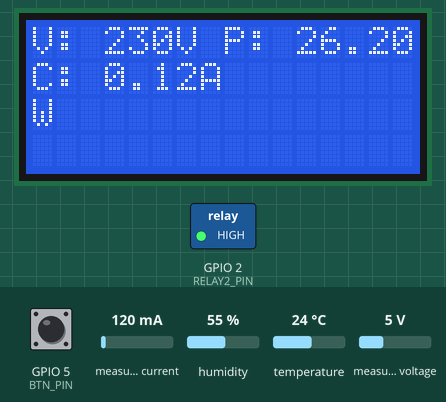
The program below on a simulated ESP32. Parts: 16×4 character LCD, switched loads named in the program (green lamp = pin HIGH). The test bench sets the inputs (shaded band); at power-on: GPIO 5 (BTN_PIN) LOW, measured current 120 mA, humidity 55 %, temperature 24 °C, measured voltage 5 V. WiFi joins after 1.5 s; servers stay silent unless stated; pins used as bus, display or sensor lines are not drawn; what the program prints to the serial monitor is not drawn.

Above: at 7.8 s.
7.9 s: GPIO 5 (BTN_PIN) pulled HIGH for 1 s
At 9.2 s:
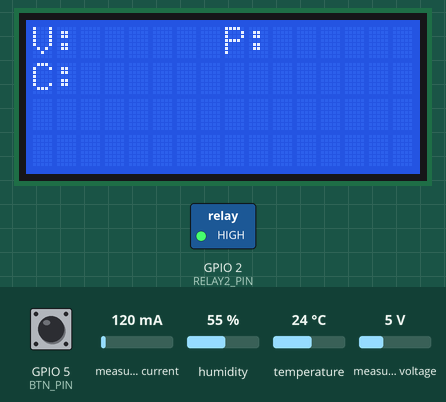
10.4 s: measured current set to 40 mA
At 12.4 s:
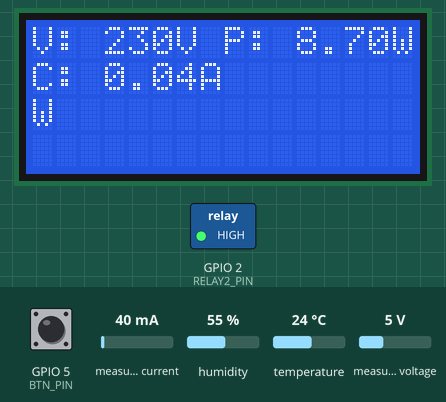
13.2 s: GPIO 5 (BTN_PIN) pulled HIGH for 0.2 s
At 14.6 s:
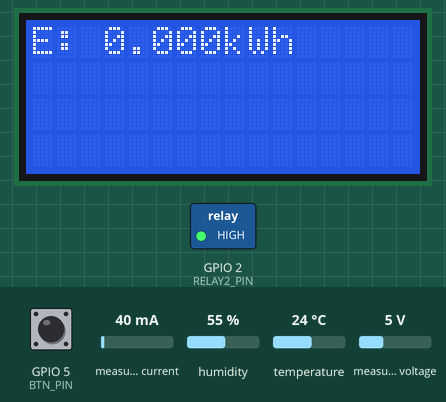
15.6 s: GPIO 5 (BTN_PIN) pulled HIGH for 0.2 s
At 16.8 s:
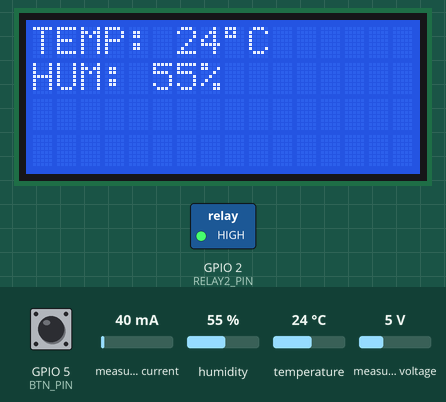
18.0 s: humidity set to 22 %
At 20.0 s:
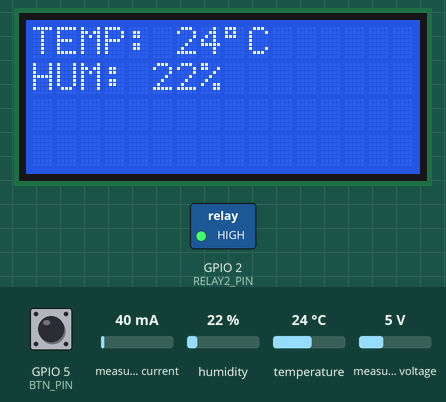
20.3 s: temperature set to 12 °C
At 22.5 s:
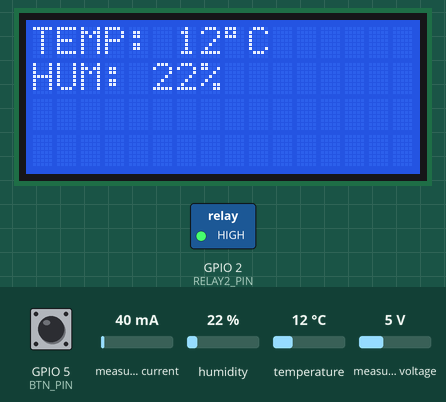
Timing chart, 0 to 23.7 s (numbered marks = the images above; inputs shaded):
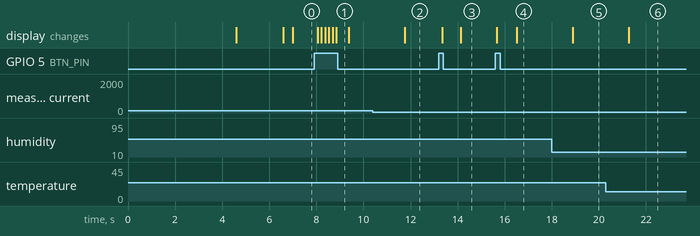

Measured:
- after the input at 7.9 s, the display: first changes after 0.15 s (image 1 shows a later state)
- after the input at 10.4 s, the display: changes after 1.4 s (image 2)
- after the input at 13.2 s, the display: first changes after 0.15 s (image 3 shows a later state)
- after the input at 15.6 s, the display: first changes after 0.06 s (image 4 shows a later state)
- after the input at 18.0 s, the display: changes after 0.89 s (image 5)
- after the input at 20.3 s, the display: changes after 0.97 s (image 6)

The program:

main.cpp
```cpp
#include <Arduino.h>
#include <Firebase_ESP_Client.h>
//#include <NTPClient.h>
//#include <DNSServer.h>
#include <WiFiManager.h>
#include <LiquidCrystal_I2C.h>
#include <PZEM004Tv30.h>
//#include <ESP32Servo.h>
#include <DHT.h>
#include <WiFi.h>
//#include <TimeLib.h>

#include "json/FirebaseJson.h"
#include "addons/TokenHelper.h"
#include "addons/RTDBHelper.h"

// PINOUT --------------------------------------------------------------------------------------------------------
//#define SERVO_PIN                   2
#define DHT_PIN                     4
#define BTN_PIN                     5
#define PZEM_RX_PIN                 16
#define PZEM_TX_PIN                 17
#define SS_RELAY_PIN                18
#define RELAY2_PIN                  2
//----------------------------------------------------------------------------------------------------------------

// PARAMS --------------------------------------------------------------------------------------------------------
#define LCD_COLUMNS                 16
#define LCD_ROWS                    4
#define LCD_I2C_ADDR                0x27
#define DHTTYPE DHT22   // DHT 22  (AM2302), AM2321

#define UPLOAD_INTERVAL             2000
#define READ_INTERVAL               5000
#define REFRESH_INTERVAL            150
#define MAX_VOLTAGE                 260
#define MAX_CURRENT                 100
#define MAX_POWER                   26000
#define MAX_TEMP                    125
#define MAX_HUM                     100
#define GMT_OFFSET_SECONDS          8 * 3600
#define API_KEY                     "AIzaSyAaY9ryEzY4YCQh07b3WedqtCMI07yWs7o"
#define DATABASE_URL                "https://pfip-b0793-default-rtdb.asia-southeast1.firebasedatabase.app/"
#define USER_EMAIL                  "pfip@gmail.com"
#define USER_PASS                   "246810"
//----------------------------------------------------------------------------------------------------------------
FirebaseJson content;
FirebaseJson json;
FirebaseJsonData result;
FirebaseData fbdo;
FirebaseAuth auth;
FirebaseConfig config;
bool signupOK = false;

WiFiManager wifiManager;
//Servo _servo;
PZEM004Tv30 pzem(Serial2, PZEM_RX_PIN, PZEM_TX_PIN);
DHT dht(DHT_PIN, DHTTYPE);
LiquidCrystal_I2C lcd(LCD_I2C_ADDR, LCD_COLUMNS, LCD_ROWS);

// Define NTP Client to get time
// WiFiUDP ntpUDP;
// NTPClient timeClient(ntpUDP, "asia.pool.ntp.org");

int _temp, _hum;
float _pow, _curr, _energy;
int _vol;

int _setVol, _setTemp, _setHum, _setServo;
bool _setSwitch1, _setSwitch2, _setSwitchEn = false;
bool servoActivated = false;
unsigned long _setAlarm;

int _homeFlag = 0;
char tempBuff[20], humBuff[20], volBuff[20], currBuff[20], powBuff[20], enerBuff[20];
unsigned long lastReadingTime, lastUploadTime, timestamp, lastRefresh;

void tempHumLayout(){
  lcd.print("TEMP: ");
  lcd.setCursor(0, 1);
  lcd.print("HUM: ");
}

void powerLayout(){
  lcd.print("V: ");
  lcd.setCursor(0, 1);
  lcd.print("C: ");
  lcd.setCursor(8, 0);
  lcd.print("P: ");
}

void energyLayout(){
  lcd.print("E: ");
}

// unsigned long getTime() {
//   timeClient.update();
//   unsigned long now = timeClient.getEpochTime();
//   return now;
// }

// void activateServo(){
//   _servo.write(0);
//   delay(1000);
//   _servo.write(180);
//   delay(1000);
//   _servo.write(0);
// }

// void checkAlarmTime(int alarmTime) {
//   unsigned long currentTime = getTime();
//   alarmTime += GMT_OFFSET_SECONDS;

//   // Convert epoch timestamps to DateTime
//   tmElements_t currentDateTime;
//   breakTime(currentTime, currentDateTime);

//   tmElements_t alarmDateTime;
//   breakTime(alarmTime, alarmDateTime);

//   // Extract hours and minutes
//   int currentHours = currentDateTime.Hour;
//   int currentMinutes = currentDateTime.Minute;

//   int alarmHours = alarmDateTime.Hour;
//   int alarmMinutes = alarmDateTime.Minute;

//   //Serial.printf("Current: %2d:%2d | Alarm: %d:%d\n", currentHours, currentMinutes, alarmHours, alarmMinutes);

//   // Compare current time with alarm time
//   if (currentHours == alarmHours && currentMinutes == alarmMinutes && !servoActivated) {
//     activateServo();
//     Serial.println("TRIGGER SERVO!");
//     servoActivated = true;
//   } else if (currentHours == alarmHours && currentMinutes == alarmMinutes + 1 && servoActivated){
//     servoActivated = false;
//   }
// }

void setup() {
  lcd.init();
  lcd.backlight();
  Serial.begin(9600);
  dht.begin();

  pinMode(SS_RELAY_PIN, OUTPUT);
  pinMode(RELAY2_PIN, OUTPUT);
  pinMode(BTN_PIN, INPUT);

  digitalWrite(SS_RELAY_PIN, LOW);
  digitalWrite(RELAY2_PIN, HIGH);

  // ESP32PWM::allocateTimer(0);
	// ESP32PWM::allocateTimer(1);
	// ESP32PWM::allocateTimer(2);
	// ESP32PWM::allocateTimer(3);
	// _servo.setPeriodHertz(50);
	// _servo.attach(SERVO_PIN, 500, 2400);
  lcd.print("Connecting...");

  delay(1000);

  // WIFI - FIREBASE -------------------------------------------------------------
  // WiFi.mode(WIFI_STA);
  // wifiManager.setConnectRetries(2);
  // wifiManager.setConnectTimeout(10);
  // wifiManager.setConfigPortalTimeout(500);
  // wifiManager.setConfigPortalBlocking(false);
  wifiManager.autoConnect("Poultry Farm IoT Device");

  Serial.print("Total heap: ");
  Serial.println(ESP.getHeapSize());
  Serial.print("Free heap: ");
  Serial.println(ESP.getFreeHeap());

  delay(2000);

  config.api_key = API_KEY;
  config.database_url = DATABASE_URL;
  auth.user.email = USER_EMAIL;
  auth.user.password = USER_PASS;

  config.token_status_callback = tokenStatusCallback;

  Firebase.reconnectNetwork(false);
  fbdo.setBSSLBufferSize(15000 , 15000);
  fbdo.setResponseSize(4096);
  fbdo.keepAlive(5, 5, 1);
  Firebase.begin(&config, &auth);
  // ------------------------------------------------------------------------------
  lcd.clear();
  lcd.print("Connected!");
  Serial.println("Connected!");
  delay(2000);

  lcd.clear();

  // timeClient.begin();
  // timeClient.setTimeOffset(28800);

  powerLayout();
}

void loop() {
  if(Firebase.ready()){

    if(millis() - lastRefresh >= REFRESH_INTERVAL || lastRefresh == 0){
      if(digitalRead(BTN_PIN) == HIGH){
        lcd.clear();
        _homeFlag += 1;
        if(_homeFlag > 2) _homeFlag = 0;

        if(_homeFlag == 1) {
          energyLayout();
        } else if (_homeFlag == 2) {
          tempHumLayout();
        } else {
          powerLayout();
        }
      }
      lastRefresh = millis();
    }

    if((millis() - lastUploadTime >= 2000) || lastUploadTime == 0){
      _temp = dht.readTemperature();
      _hum = dht.readHumidity();

      _vol = pzem.voltage();
      _curr = pzem.current();
      _pow = pzem.power();
      _energy = pzem.energy();

      if (isnan(_temp) || isnan(_hum)) {
        Serial.println(F("Failed to read from DHT sensor!"));
        return;
      }

      if(_curr <= 0){
        _vol = 0;
        _curr = 0;
        _pow = 0;
      }

      if(_vol > MAX_VOLTAGE) _vol = 0;
      if(_curr > MAX_CURRENT) _curr = 0;
      if(_pow > MAX_POWER) _pow = 0;
      if(_temp > MAX_TEMP) _temp = 0;
      if(_hum > MAX_HUM) _hum = 0;

      //timestamp = getTime();
      //content.set("timestamp", timestamp);
      content.set("temp-reading", _temp);
      content.set("hum-reading", _hum);
      content.set("vol-reading", _vol);
      content.set("curr-reading", _curr);
      content.set("pow-reading", _pow);
      content.set("ener-reading", _energy);
      if(Firebase.RTDB.set(&fbdo, "device-live", &content)); else Serial.println(fbdo.errorReason());
      if(Firebase.RTDB.push(&fbdo, "device-records", &content)); else Serial.println(fbdo.errorReason());

      sprintf(tempBuff, "%2d%cC", _temp, char(223));
      sprintf(humBuff, "%2d%%", _hum);
      sprintf(volBuff, "%3dV", _vol);
      sprintf(currBuff, "%.2fA", _curr);
      sprintf(powBuff, "%3.2fW", _pow);
      sprintf(enerBuff, "%3.3fkWh", _energy);

      if(_homeFlag == 2){
        lcd.setCursor(6, 0);
        lcd.print(tempBuff);
        lcd.setCursor(5, 1);
        lcd.print(humBuff);
      } else if (_homeFlag == 1){
        lcd.setCursor(3, 0);
        lcd.print(enerBuff);
      } else {
        lcd.setCursor(3, 0);
        lcd.print(volBuff);
        lcd.setCursor(3, 1);
        lcd.print(currBuff);
        lcd.setCursor(11, 0);
        lcd.print(powBuff);
      }

      lastUploadTime = millis();
    }

    else if((millis() - lastReadingTime) >= READ_INTERVAL){
      if(Firebase.RTDB.getJSON(&fbdo, "device-params/")); else Serial.println(fbdo.errorReason());
      json.setJsonData(fbdo.to<FirebaseJson>().raw());
      json.get(result, "set-switch-1");
      _setSwitch1 = result.boolValue;
      json.get(result, "set-switch-2");
      _setSwitch2 = result.boolValue;
      json.get(result, "set-switch-enable");
      _setSwitchEn = result.boolValue;
      // json.get(result, "set-alarm");
      // _setAlarm = result.intValue;
      // json.get(result, "set-servo");
      // _setServo = result.intValue;
      json.get(result, "max-vol");
      _setVol = result.intValue;
      json.get(result, "set-temp");
      _setTemp = result.intValue;
      json.get(result, "set-hum");
      _setHum = result.intValue;

      // if(_setServo == 1){
      //   activateServo();
      //   if(Firebase.RTDB.setInt(&fbdo, "device-params/set-servo", 0)); else Serial.println(fbdo.errorReason());
      // }

      //checkAlarmTime(_setAlarm);

      if(_setSwitchEn == true){
        digitalWrite(SS_RELAY_PIN, _setSwitch1);
        digitalWrite(RELAY2_PIN, !_setSwitch2);
      } else if (_setSwitchEn == false) {
        //Temperature adjust on light bulb
        if (_temp < _setTemp) digitalWrite(RELAY2_PIN, LOW);
        else digitalWrite(RELAY2_PIN, HIGH);

        //Humidity adjust on fan
        if (_hum > _setHum) digitalWrite(SS_RELAY_PIN, HIGH);
        else digitalWrite(SS_RELAY_PIN, LOW);

        if(_vol > _setVol) {
          digitalWrite(SS_RELAY_PIN, LOW);
          digitalWrite(RELAY2_PIN, HIGH);
        }
      }

      lastReadingTime = millis();
    }
  }

}
```
